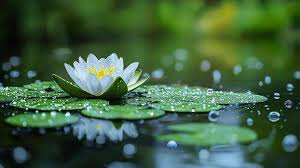
#> input picture Digital Image and Speech Processing seasional/download.jpg, 300 x 168 px; the run also reads 1 picture not shown here
$ jupyter execute --allow-errors image_preprocessing.ipynb   (shell and % lines are left out)   (older library calls are emulated)   (text cells are left out)
#> lines starting #> are read from the running program, lines starting #| are printed output that depends on the picture; after the words box and inside, x2 and y2 are one past the last pixel; in counts of white or black regions, pixels touching at a corner belong together; pictures that were not available may be replaced by others from this repository, and a replacement may not be noted
[cell 1]
# Run once per kernel session

[cell 2]
import cv2
import skimage
import pywt
print('cv2 OK:', cv2.__version__)
print('skimage OK:', skimage.__version__)
print('pywt OK:', pywt.__version__)

[cell 3]
import cv2
import numpy as np
import matplotlib.pyplot as plt

# ---------------- Load Image ----------------
# Read image from file
img = cv2.imread('download.jpg')
#> img is the input picture: shape (168, 300, 3); mean B, G, R 64.2, 96.2, 64.2

# Convert BGR (OpenCV default) to RGB (for matplotlib display)
img = cv2.cvtColor(img, cv2.COLOR_BGR2RGB)


# ---------------- Gaussian Noise Function ----------------
def add_gaussian_noise(image):
    # Generate Gaussian noise (mean=0, std=25)
    noise = np.random.normal(0, 25, image.shape)

    # Add noise to original image
    noisy = image + noise

    # Clip values to valid range (0–255) and convert to uint8
    return np.clip(noisy, 0, 255).astype(np.uint8)


# ---------------- Salt & Pepper Noise Function ----------------
def add_sp_noise(image):
    # Copy original image
    noisy = image.copy()

    # Probability of noise
    prob = 0.02

    # -------- Add Salt (white pixels) --------
    num_salt = int(prob * image.size / 2)

    # Random coordinates
    x = np.random.randint(0, image.shape[0], num_salt)
    y = np.random.randint(0, image.shape[1], num_salt)

    # Set selected pixels to white (255)
    noisy[x, y] = 255

    # -------- Add Pepper (black pixels) --------
    num_pepper = int(prob * image.size / 2)

    # Random coordinates
    x = np.random.randint(0, image.shape[0], num_pepper)
    y = np.random.randint(0, image.shape[1], num_pepper)

    # Set selected pixels to black (0)
    noisy[x, y] = 0

    return noisy


# ---------------- Add Noise to Image ----------------
# Apply Gaussian noise
gaussian_noisy = add_gaussian_noise(img)

# Apply Salt & Pepper noise
sp_noisy = add_sp_noise(img)


# ---------------- Apply Filters ----------------
# Mean filter (average filter)
mean_gaussian = cv2.blur(gaussian_noisy, (5,5))   # For Gaussian noise
mean_sp = cv2.blur(sp_noisy, (5,5))               # For S&P noise

# Gaussian filter (weighted smoothing)
gauss_gaussian = cv2.GaussianBlur(gaussian_noisy, (5,5), 0)
gauss_sp = cv2.GaussianBlur(sp_noisy, (5,5), 0)


# ---------------- Display Results ----------------
# Titles for each image
titles = [
    'Original', 'Gaussian Noise', 'Mean Filter', 'Gaussian Filter',
    'Salt & Pepper Noise', 'Mean Filter', 'Gaussian Filter'
]

# List of images to display
images = [
    img, gaussian_noisy, mean_gaussian, gauss_gaussian,
    sp_noisy, mean_sp, gauss_sp
]

# Create figure
plt.figure(figsize=(10,8))

# Loop through images and display in grid
for i in range(len(images)):
    plt.subplot(3,3,i+1)     # 3x3 grid
    plt.imshow(images[i])    # Show image
    plt.title(titles[i])     # Set title
    plt.axis('off')          # Hide axis
#> this loop made 7 passes

# Adjust layout and display
plt.tight_layout()
plt.show()

[cell 4]
import cv2
import matplotlib.pyplot as plt

# ---------------- Load Image ----------------
# Load image in grayscale mode (0 = grayscale)
img = cv2.imread('images.jpg', 0)
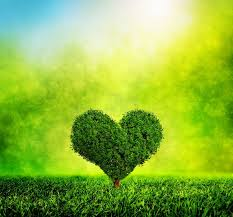
#> input picture Digital Image and Speech Processing seasional/images.jpg, 233 x 217 px
#> img: shape (217, 233)


# ---------------- Histogram Equalization ----------------
# Apply histogram equalization to improve contrast
equalized = cv2.equalizeHist(img)


# ---------------- Plot Results ----------------
# Create a figure window
plt.figure(figsize=(10,6))

# -------- Original Image --------
plt.subplot(2,2,1)              # 2x2 grid, position 1
plt.imshow(img, cmap='gray')   # Display grayscale image
plt.title('Original Image')
plt.axis('off')                # Hide axis

# -------- Equalized Image --------
plt.subplot(2,2,2)
plt.imshow(equalized, cmap='gray')
plt.title('Equalized Image')
plt.axis('off')

# -------- Original Histogram --------
plt.subplot(2,2,3)
# ravel() converts image into 1D array for histogram
plt.hist(img.ravel(), 256, [0,256])
plt.title('Original Histogram')

# -------- Equalized Histogram --------
plt.subplot(2,2,4)
plt.hist(equalized.ravel(), 256, [0,256])
plt.title('Equalized Histogram')

# Adjust layout for better spacing
plt.tight_layout()

# Display all plots
plt.show()

[cell 5]
import cv2
import matplotlib.pyplot as plt

# ---------------- Load Image ----------------
# Read image in grayscale mode (0 = grayscale)
img = cv2.imread('images.jpg', 0)


# ---------------- 1. Global Thresholding (Otsu) ----------------
# Apply Otsu's method to automatically find optimal threshold
# THRESH_BINARY → convert image to binary (0 or 255)
_, otsu = cv2.threshold(img, 0, 255,
                        cv2.THRESH_BINARY + cv2.THRESH_OTSU)
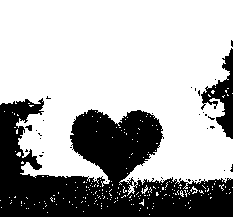
#> otsu: shape (217, 233); 68.2% white; 36 black regions (33 under 20 px), largest, box (x1, y1, x2, y2) and area: (0, 98, 233, 217) 14830, (201, 48, 233, 139) 1113, (25, 125, 32, 131) 27


# ---------------- 2. Adaptive Thresholding ----------------

# -------- Adaptive Mean Thresholding --------
# Threshold is calculated as mean of neighborhood pixels
adaptive_mean = cv2.adaptiveThreshold(img, 255,
                                      cv2.ADAPTIVE_THRESH_MEAN_C,
                                      cv2.THRESH_BINARY,
                                      11, 2)  # 11 = block size, 2 = constant


# -------- Adaptive Gaussian Thresholding --------
# Threshold is calculated using weighted (Gaussian) mean
adaptive_gaussian = cv2.adaptiveThreshold(img, 255,
                                          cv2.ADAPTIVE_THRESH_GAUSSIAN_C,
                                          cv2.THRESH_BINARY,
                                          11, 2)


# ---------------- Display Results ----------------

# Titles for each image
titles = ['Original', 'Otsu (Global)',
          'Adaptive Mean', 'Adaptive Gaussian']

# Store images in list
images = [img, otsu, adaptive_mean, adaptive_gaussian]

# Create figure window
plt.figure(figsize=(10,6))

# Loop to display images in 2x2 grid
for i in range(4):
    plt.subplot(2,2,i+1)          # 2 rows, 2 columns
    plt.imshow(images[i], cmap='gray')  # Show grayscale image
    plt.title(titles[i])          # Set title
    plt.axis('off')               # Hide axis

# Adjust layout
plt.tight_layout()

# Show all images
plt.show()

[cell 6]
import cv2
import numpy as np
import matplotlib.pyplot as plt

# ---------------- Load Image ----------------
# Read image in grayscale mode
img = cv2.imread('images.jpg', 0)


# ---------------- Sobel Edge Detection ----------------
# Compute gradient in x-direction (horizontal edges)
sobelx = cv2.Sobel(img, cv2.CV_64F, 1, 0, ksize=3)

# Compute gradient in y-direction (vertical edges)
sobely = cv2.Sobel(img, cv2.CV_64F, 0, 1, ksize=3)

# Combine gradients to get edge magnitude
sobel = cv2.magnitude(sobelx, sobely)

# Convert to 8-bit image (0–255 range)
sobel = np.uint8(np.clip(sobel, 0, 255))


# ---------------- Prewitt Edge Detection ----------------
# Define Prewitt kernels for x and y directions
kernelx = np.array([[-1, 0, 1],
                    [-1, 0, 1],
                    [-1, 0, 1]])

kernely = np.array([[-1, -1, -1],
                    [ 0,  0,  0],
                    [ 1,  1,  1]])

# Apply convolution using filter2D
prewittx = cv2.filter2D(img, cv2.CV_64F, kernelx)
prewitty = cv2.filter2D(img, cv2.CV_64F, kernely)

# Combine x and y gradients
prewitt = np.sqrt(prewittx**2 + prewitty**2)

# Convert to 8-bit image
prewitt = np.uint8(np.clip(prewitt, 0, 255))


# ---------------- Canny Edge Detection ----------------
# Apply Canny algorithm with lower and upper thresholds
canny = cv2.Canny(img, 100, 200)


# ---------------- Display Results ----------------
# Titles for each image
titles = ['Original', 'Sobel', 'Prewitt', 'Canny']

# Store images in list
images = [img, sobel, prewitt, canny]

# Create figure
plt.figure(figsize=(10,6))

# Display images in 2x2 grid
for i in range(4):
    plt.subplot(2,2,i+1)
    plt.imshow(images[i], cmap='gray')  # Show grayscale image
    plt.title(titles[i])                # Set title
    plt.axis('off')                     # Hide axis

# Adjust layout
plt.tight_layout()

# Show all images
plt.show()

[cell 7]
import cv2
import numpy as np
import matplotlib.pyplot as plt

# Load image
img = cv2.imread('text.jpg')
#> (the rest of this cell did not finish here and is left out)

[cell 8]
import cv2
import numpy as np
from skimage import measure
from skimage.feature import peak_local_max
from skimage.segmentation import watershed
from scipy import ndimage as ndi
import matplotlib.pyplot as plt

# ============================================================
# READ IMAGE
# ============================================================
img  = cv2.imread('rice.tif')
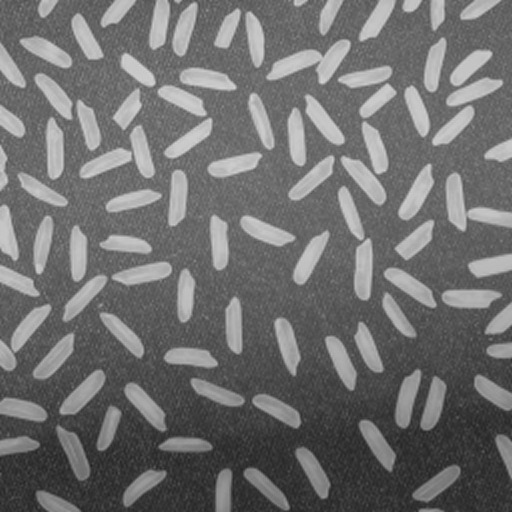
#> input picture Digital Image and Speech Processing seasional/rice.jpg, 512 x 512 px, given in place of rice.tif, which was not available
#> img is the input picture: shape (512, 512, 3); min 31, max 212, mean 111.3
if img is None:
    img = cv2.imread('image_4.png')

gray  = cv2.cvtColor(img, cv2.COLOR_BGR2GRAY)
split = 320

# ============================================================
# THRESHOLD
# ============================================================
_, t_top = cv2.threshold(gray[:split, :], 140, 255, cv2.THRESH_BINARY)
bot_norm = cv2.normalize(gray[split:, :], None, 0, 255, cv2.NORM_MINMAX)
_, t_bot = cv2.threshold(bot_norm, 160, 255, cv2.THRESH_BINARY)

thresh_full          = np.zeros_like(gray)
thresh_full[:split,:]= t_top
thresh_full[split:, :]= t_bot
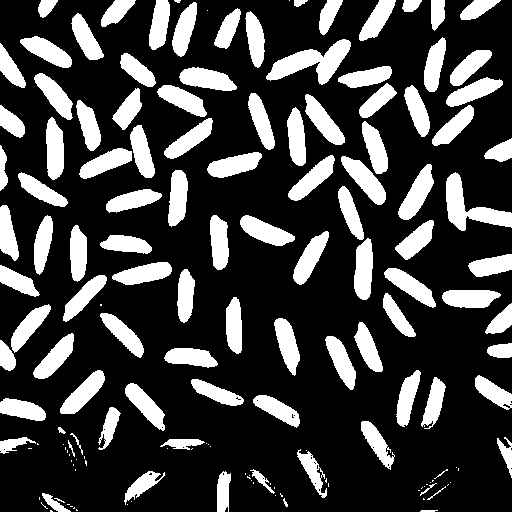
#> thresh_full: shape (512, 512); 25.3% white; 157 white regions (54 under 20 px), largest, box (x1, y1, x2, y2) and area: (266, 39, 351, 85) 1686, (446, 172, 512, 231) 1520, (341, 156, 386, 205) 954

kernel = np.ones((3, 3), np.uint8)
clean  = cv2.morphologyEx(thresh_full, cv2.MORPH_OPEN,  kernel, iterations=2)
clean  = cv2.morphologyEx(clean,       cv2.MORPH_CLOSE, kernel, iterations=2)

# ============================================================
# DISTANCE TRANSFORM + WATERSHED
# ============================================================
dist      = cv2.distanceTransform(clean, cv2.DIST_L2, 5)
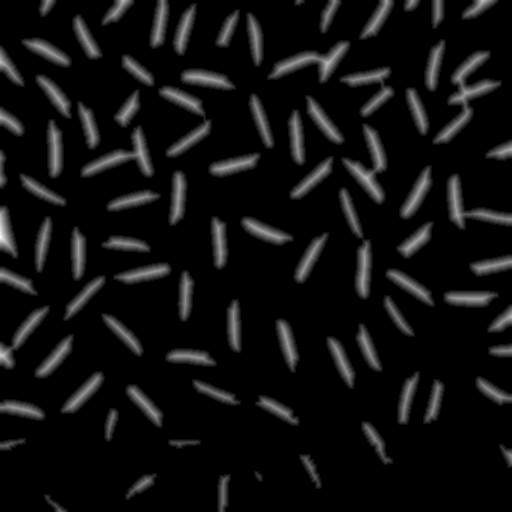
#> dist: shape (512, 512) float32; min 0, max 14.98, mean 0.977; drawn with min black and max white
dist_norm = cv2.normalize(dist, None, 0, 1.0, cv2.NORM_MINMAX)

coords = peak_local_max(
    dist_norm,
    min_distance  = 9,
    threshold_abs = 0.10,
    labels        = clean
)
#> coords = 161 pairs, first value 9 to 500, second value 9 to 502

mask           = np.zeros(dist_norm.shape, dtype=bool)
mask[tuple(coords.T)] = True
markers, _     = ndi.label(mask)
labels_ws      = watershed(-dist_norm, markers, mask=clean)
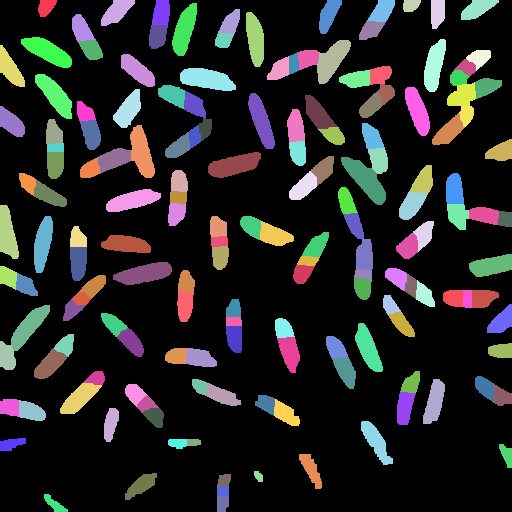
#> labels_ws: shape (512, 512) int32; 162 distinct labels, from 0 to 161; one colour per label, 0 black

# ============================================================
# FILTER: area + aspect ratio
# ============================================================
props = measure.regionprops(labels_ws)
#> props = 161 regions; largest, box (x1, y1, x2, y2) and area: (341, 157, 386, 205) 984, (180, 68, 236, 91) 908, (113, 262, 172, 285) 871, (208, 152, 261, 178) 870, (21, 37, 72, 68) 837
valid = []
for p in props:
    cy      = p.centroid[0]
    min_area = 180 if cy >= split else 250
    if not (min_area < p.area < 1150):  continue
    if p.axis_minor_length < 1:         continue
    asp     = p.axis_major_length / p.axis_minor_length
    min_asp = 1.3 if cy >= split else 1.5
    if asp < min_asp or asp > 6.5:      continue
    valid.append(p)
#> this loop made 161 passes
#> (cy, asp) on passes 2, 4, 5: (11.27, 2.26), (12.46, 2.03), (8.47, 2.54)
#> after the loop, valid = 108 regions; largest, box (x1, y1, x2, y2) and area: (341, 157, 386, 205) 984, (180, 68, 236, 91) 908, (113, 262, 172, 285) 871, (208, 152, 261, 178) 870, (21, 37, 72, 68) 837

# ============================================================
# ✅ FIX: NMS — কাছাকাছি duplicate centroid সরাও
# ============================================================
def remove_duplicates(regions, min_dist=15):
    """দুটো rice এর centroid এর দূরত্ব min_dist এর কম হলে
       ছোট area টাকে বাদ দাও (বড়টা আসল rice)."""
#> called with min_dist = 15
    kept   = []
    removed = set()
    # area বড় থেকে ছোট order এ sort করো
    sorted_r = sorted(regions, key=lambda p: p.area, reverse=True)
#> sorted_r has the same summary as valid outside remove_duplicates
    for i, p in enumerate(sorted_r):
        if i in removed:
            continue
        cy1, cx1 = p.centroid
        keep = True
        for j, q in enumerate(sorted_r):
            if j >= i or j in removed:
                continue
            cy2, cx2 = q.centroid
            if np.sqrt((cx1-cx2)**2 + (cy1-cy2)**2) < min_dist:
                # q already kept (bigger), so skip p
                keep = False
                removed.add(i)
                break
        if keep:
            kept.append(p)
#> this loop made 108 passes
#> (cy1, cx1) on passes 1 to 4: (179.1, 365), (78.9, 206.5), (273.2, 143.7), (164.7, 233.8)
#> after the loop, kept has the same summary as valid outside remove_duplicates; removed = 0 items
    return kept

valid = remove_duplicates(valid, min_dist=15)
rice_count = len(valid)
#> rice_count = 108

# ============================================================
# RESULTS TABLE
# ============================================================
print("=" * 62)
print(f"  মোট Rice Count : {rice_count}")
#|   মোট Rice Count : 108
print(f"  উপর (y < {split})  : {sum(1 for p in valid if p.centroid[0] < split)}")
#|   উপর (y < 320)  : 71
print(f"  নিচ  (y >= {split}) : {sum(1 for p in valid if p.centroid[0] >= split)}")
#|   নিচ  (y >= 320) : 37
print("=" * 62)
print(f"{'#':<4} {'Area':>7} {'Major':>8} {'Minor':>8} {'Perim':>9} {'Aspect':>7}")
print("-" * 62)

areas, majors, minors, perims = [], [], [], []
for i, p in enumerate(valid, 1):
    a  = p.area
    ml = p.axis_major_length
    mn = p.axis_minor_length
    pr = p.perimeter
    areas.append(a);  majors.append(ml)
    minors.append(mn); perims.append(pr)
    print(f"{i:<4} {a:>7.0f} {ml:>8.1f} {mn:>8.1f} {pr:>9.1f} {ml/mn:>7.2f}")
#> this loop made 108 passes
#> (a, ml, mn, pr) on passes 1 to 4: (984, 62.47, 20.79, 145.1), (908, 59.25, 19.95, 137), (871, 61.8, 18.21, 140.1), (870, 58.09, 19.47, 134.1)
#> (printed output is left out)

print("=" * 62)
print(f"{'Mean':<4} {np.mean(areas):>7.0f} {np.mean(majors):>8.1f} "
      f"{np.mean(minors):>8.1f} {np.mean(perims):>9.1f}")
#| Mean     475     36.8     16.9      92.4
print(f"{'Min':<4} {np.min(areas):>7.0f} {np.min(majors):>8.1f} "
      f"{np.min(minors):>8.1f} {np.min(perims):>9.1f}")
#| Min      183     18.8      9.1      52.8
print(f"{'Max':<4} {np.max(areas):>7.0f} {np.max(majors):>8.1f} "
      f"{np.max(minors):>8.1f} {np.max(perims):>9.1f}")
#| Max      984     62.5     21.5     145.1
print("=" * 62)

# Area range
print("\n  Area Range (px²)     Count")
print("  " + "-" * 32)
bins      = [150, 300, 450, 600, 750, 900, 1150]
bin_label = ['150–300','300–450','450–600','600–750','750–900','900–1150']
counts_b, _ = np.histogram(areas, bins=bins)
for lb, cnt in zip(bin_label, counts_b):
    print(f"  {lb:>12}  :  {cnt:>3}  {'█' * cnt}")
#> this loop made 6 passes
#> (lb, cnt) on passes 1 to 4: ('150–300', 11), ('300–450', 50), ('450–600', 22), ('600–750', 12)
#> (printed output is left out)

# ============================================================
# VISUALIZATION
# ============================================================
fig, axes = plt.subplots(1, 3, figsize=(16, 6))
fig.suptitle(f'Rice Count = {rice_count}', fontsize=15, fontweight='bold')

axes[0].imshow(cv2.cvtColor(img, cv2.COLOR_BGR2RGB))
axes[0].axhline(y=split, color='yellow', linewidth=1, linestyle='--', alpha=0.5)
axes[0].set_title('Original Image')
axes[0].axis('off')

annotated = cv2.cvtColor(img, cv2.COLOR_BGR2RGB).copy()
for i, p in enumerate(valid, 1):
    y, x  = map(int, p.centroid)
    color = (50, 255, 50) if y < split else (50, 200, 255)
    cv2.circle(annotated, (x, y), 5, color, -1)
    cv2.putText(annotated, str(i), (x - 8, y - 8),
                cv2.FONT_HERSHEY_SIMPLEX, 0.30,
                (255, 255, 50), 1, cv2.LINE_AA)
#> this loop made 108 passes
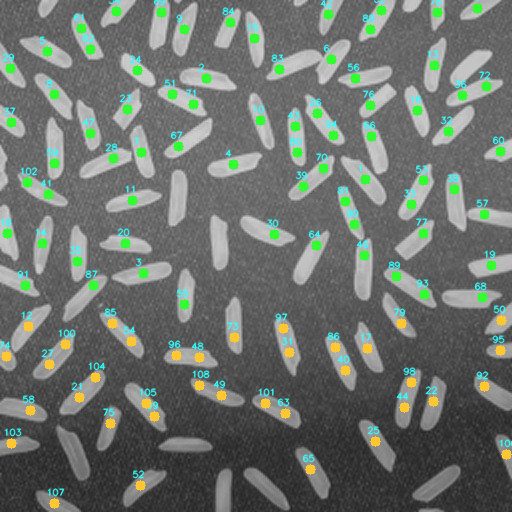
#> annotated: shape (512, 512, 3); 6.77% of pixels changed, all inside (x1, y1, x2, y2) = (0, 0, 512, 509)
axes[1].imshow(annotated)
axes[1].set_title(f'Detected: {rice_count}  (green=top, cyan=bottom)')
axes[1].axis('off')

np.random.seed(42)
color_map = np.zeros((*labels_ws.shape, 3), dtype=np.uint8)
valid_set = {p.label for p in valid}
for lbl in np.unique(labels_ws):
    if lbl > 0 and lbl in valid_set:
        color_map[labels_ws == lbl] = np.random.randint(60, 255, 3)
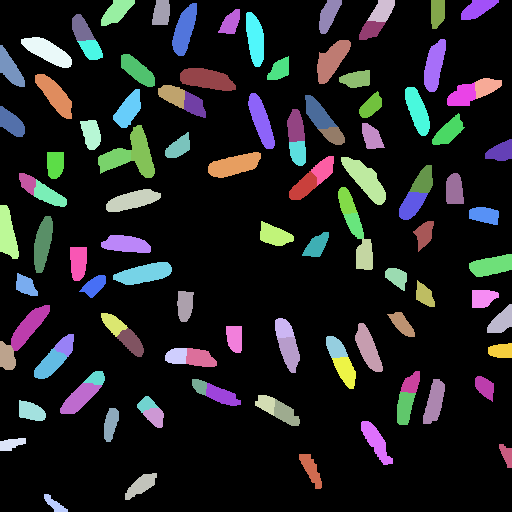
#> color_map: shape (512, 512, 3); mean of channels 0, 1, 2 33, 31.4, 30.8; drawn as B, G, R
axes[2].imshow(color_map)
axes[2].set_title('Segmented')
axes[2].axis('off')

plt.tight_layout()
plt.savefig('rice_output.png', dpi=150, bbox_inches='tight')
plt.show()
print("\n  Output saved: rice_output.png")

[cell 9]
import cv2
import numpy as np
import matplotlib.pyplot as plt

# --------------------------
# Read Image
# --------------------------
# Load image
img = cv2.imread('rice.jpg')

# Convert to grayscale
gray = cv2.cvtColor(img, cv2.COLOR_BGR2GRAY)


# --------------------------
# Threshold (Otsu)
# --------------------------
# Automatically find threshold using Otsu's method
_, thresh = cv2.threshold(gray, 0, 255, cv2.THRESH_BINARY + cv2.THRESH_OTSU)

# Invert image so that rice grains become white (foreground)
thresh = cv2.bitwise_not(thresh)


# --------------------------
# Noise Removal (Morphology)
# --------------------------
# Create kernel
kernel = np.ones((3,3), np.uint8)

# Opening = erosion + dilation → removes small noise
opening = cv2.morphologyEx(thresh, cv2.MORPH_OPEN, kernel, iterations=2)
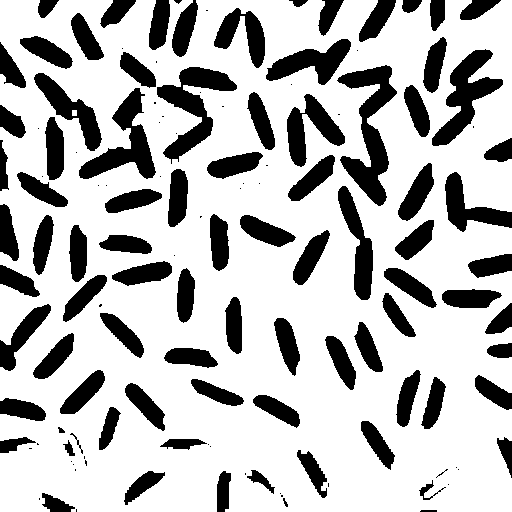
#> opening: shape (512, 512); 73.4% white; 133 black regions (46 under 20 px), largest, box (x1, y1, x2, y2) and area: (337, 65, 397, 206) 3320, (157, 67, 237, 164) 2739, (432, 49, 503, 146) 2506


# --------------------------
# Distance Transform
# --------------------------
# Compute distance from background (used to separate objects)
dist = cv2.distanceTransform(opening, cv2.DIST_L2, 5)
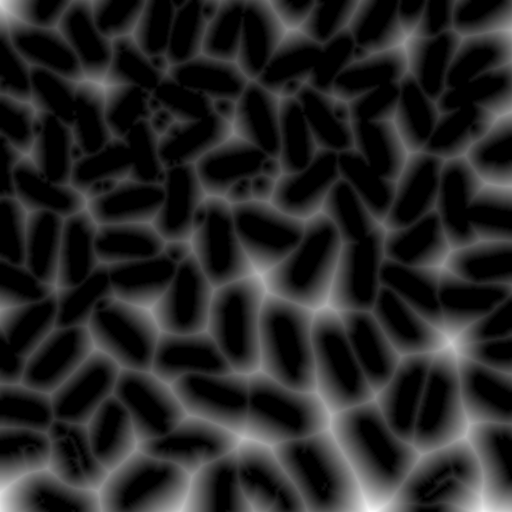
#> dist: shape (512, 512) float32; min 0, max 46.13, mean 7; drawn with min black and max white

# Threshold distance map to get sure foreground (center of objects)
_, sure_fg = cv2.threshold(dist, 0.4 * dist.max(), 255, 0)
sure_fg = np.uint8(sure_fg)

# --------------------------
# Background Detection
# --------------------------
# Dilate to get sure background
sure_bg = cv2.dilate(opening, kernel, iterations=3)

# --------------------------
# Unknown Region
# --------------------------
# Subtract foreground from background
unknown = cv2.subtract(sure_bg, sure_fg)


# --------------------------
# Marker Labelling
# --------------------------
# Label connected components (each object gets unique ID)
_, markers = cv2.connectedComponents(sure_fg)

# Increase marker values so background is not 0
markers = markers + 1

# Mark unknown regions as 0
markers[unknown == 255] = 0


# --------------------------
# Watershed Segmentation
# --------------------------
# Apply watershed algorithm
markers = cv2.watershed(img, markers)


# --------------------------
# Count Objects
# --------------------------
# Count unique labels (exclude background and boundary)
count = len(np.unique(markers)) - 2

print("Correct Rice Count:", count)


# --------------------------
# Display Results
# --------------------------
plt.figure(figsize=(10,4))

# Original Image
plt.subplot(1,2,1)
plt.imshow(cv2.cvtColor(img, cv2.COLOR_BGR2RGB))
plt.title("Original Image")
plt.axis('off')

# Segmented Image (each object labeled differently)
plt.subplot(1,2,2)
plt.imshow(markers, cmap='jet')
plt.title(f"Segmented (Count = {count})")
plt.axis('off')

plt.tight_layout()
plt.show()
